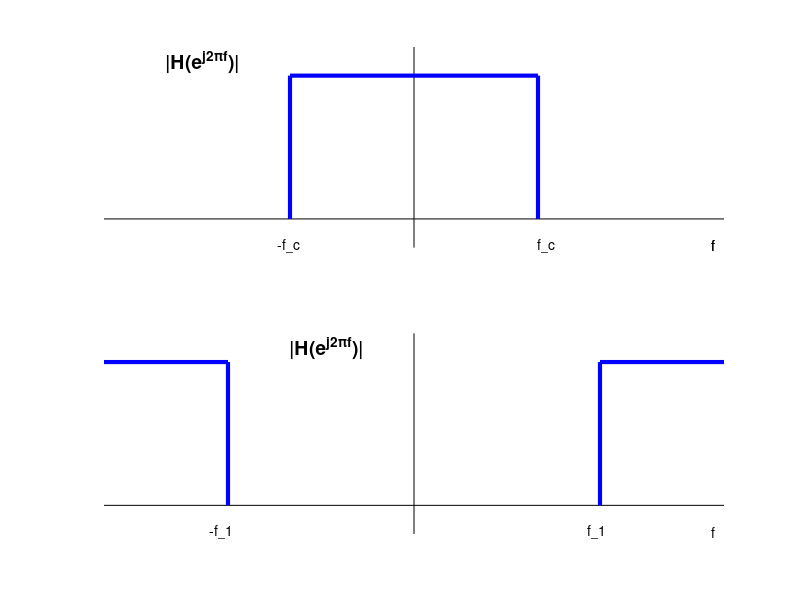
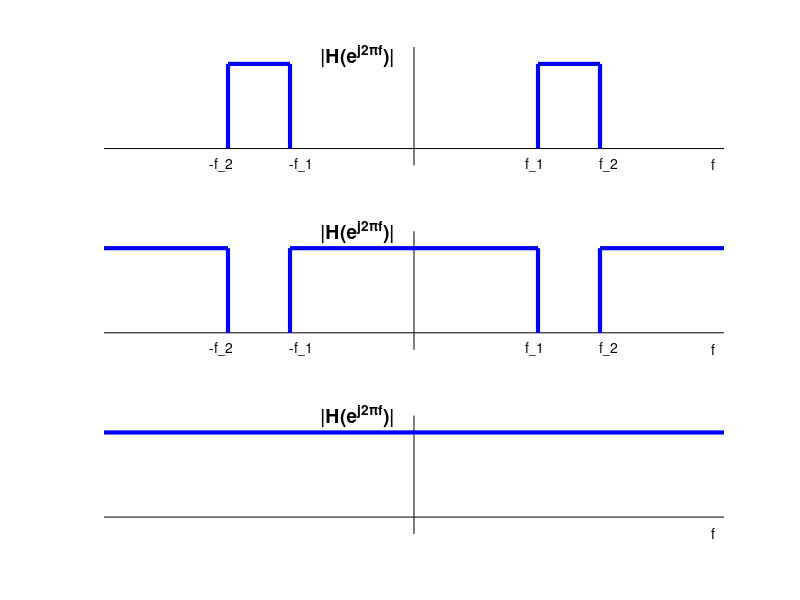

MATLAB code for these plots, in order:
%Ideal filter types
%Anders Gjendemsjo 2004
%gjendems@tele.ntnu.no

figure(1);
% lowpass filter
subplot(2,1,1);
plot([-.5 .5],[0 0],'black',[0 0],[-.2 1.2],'black');
hold on;
p=plot([-.2 -.2],[0 1],'blue', [-.2 .2],[1 1],'blue',[.2 .2],[0 1],'blue');
set(p,'linewidth',3); % makes the plot bold.
hold off;
grid;
axis([-.5 .5 -.2 1.2]);
%xlabel('f');
y=text(-.4,1.1,'|H(e^{j2\pif})|');
set(y,'fontsize', 14);
set(y,'fontweight', 'bold');
axis off;
text(-.22,-.18,'-f\_c');
text(.20,-.18,'f\_c');
text(.48,-.18,'f');
text(.48,-.18,'f');

% highpass
subplot(2,1,2);
plot([-.5 .5],[0 0],'black',[0 0],[-.2 1.2],'black');
hold on;
p=plot([-.5 -.3],[1 1],'blue', [-.3 -.3],[1 0],'blue',[.3 .3],[0 1],'blue',[.3 .5],[1,1],'blue');
set(p,'linewidth',3); % makes the plot bold.
grid;
hold off;
axis([-.5 .5 -.2 1.2]);
xlabel('f');
y=text(-.2,1.1,'|H(e^{j2\pif})|');
set(y,'fontsize', 14);
set(y,'fontweight', 'bold');
axis off;
text(-.33,-.18,'-f\_1');
text(.28,-.18,'f\_1');
text(.48,-.18,'f');

figure(2);
%bandpass
subplot(3,1,1);
plot([-.5 .5],[0 0],'black',[0 0],[-.2 1.2],'black');
hold on;
p1=plot([-.3 -.3],[0 1],'blue', [-.3 -.2],[1 1],'blue',[-.2 -.2],[0 1],'blue');
set(p1,'linewidth',3); % makes the plot bold.
p2=plot([.2 .2],[0 1],'blue', [.2 .3],[1 1],'blue',[.3 .3],[0 1],'blue');
set(p2,'linewidth',3); % makes the plot bold.
grid;
hold off;
axis([-.5 .5 -.2 1.2]);
axis off;
y=text(-.15,1.1,'|H(e^{j2\pif})|');
set(y,'fontsize', 14);
set(y,'fontweight', 'bold');
text(-.2,-.18,'-f\_1');
text(.18,-.18,'f\_1');
text(-.33,-.18,'-f\_2');
text(.30,-.18,'f\_2');
text(.48,-.18,'f');


%bandstop
subplot(3,1,2);
plot([-.5 .5],[0 0],'black',[0 0],[-.2 1.2],'black');
hold on;
p1=plot([-.5 -.3],[1 1],'blue', [-.3 -.3],[0 1],'blue',[-.2 -.2],[0 1],'blue',[-.2 .2],[1,1],'blue');
set(p1,'linewidth',3); % makes the plot bold.
p2=plot([.2 .2],[0 1],'blue', [.3 .3],[0 1],'blue',[.3 .5],[1 1],'blue');
set(p2,'linewidth',3); % makes the plot bold.
grid;
hold off;
axis([-.5 .5 -.2 1.2]);
axis off;
y=text(-.15,1.2,'|H(e^{j2\pif})|');
set(y,'fontsize', 14);
set(y,'fontweight', 'bold');
text(-.2,-.18,'-f\_1');
text(.18,-.18,'f\_1');
text(-.33,-.18,'-f\_2');
text(.3,-.18,'f\_2');
text(.48,-.18,'f');

%allpass
subplot(3,1,3);
plot([-.5 .5],[0 0],'black',[0 0],[-.2 1.2],'black');
hold on;
p=plot([-.5 .5],[1 1],'blue');
set(p,'linewidth',3); % makes the plot bold.
hold off;
grid;
axis([-.5 .5 -.2 1.2]);
axis off;
y=text(-.15,1.2,'|H(e^{j2\pif})|');
set(y,'fontsize', 14);
set(y,'fontweight', 'bold');
text(.48,-.18,'f');